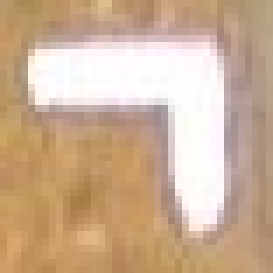
#> input picture Template images/crop2.JPG, 39 x 39 px, found by its file name (shown 7 times larger)
$ python MultipleGCP-TemplateMatching.py
#> lines starting #> are read from the running program, lines starting #| are printed output that depends on the picture
#!/usr/bin/env python3
# -*- coding: utf-8 -*-
"""
Created on Mon Mar 18 22:29:26 2019

@author: pankhuri
"""

import cv2
import numpy as np
import glob
import imutils
import csv

#open the template as gray scale image
template = cv2.imread('crop2.JPG', 0)
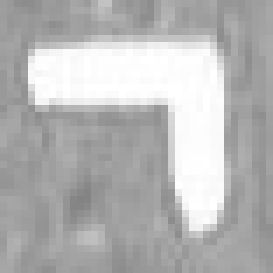
#> template: shape (39, 39) (shown 7 times larger); min 131, max 255, mean 181.3
width, height = template.shape[:2] #get the width and height
#> width = 39; height = 39
filenum = 0

out = [] #array for storing location points
out1= [] #array for storing filename

for filename in glob.glob('*.JPG'):
    filenum += 1
    #open the main image and convert it to gray scale image
    main_image = cv2.imread(filename)
    gray_image = cv2.cvtColor(main_image, cv2.COLOR_BGR2GRAY)

    for scale in np.linspace(0.2, 1.0, 20)[::-1]:
       #resize the image and store the ratio
       resized_img = imutils.resize(gray_image, width = int(gray_image.shape[1] * scale))
       ratio = gray_image.shape[1] / float(resized_img.shape[1])
       if resized_img.shape[0] < height or resized_img.shape[1] < width:
          break
       #Convert to edged image for checking
       #e = cv2.Canny(resized_img, 10, 25)

    #match the template using cv2.matchTemplate
       match = cv2.matchTemplate(resized_img, template, cv2.TM_CCOEFF_NORMED)
       threshold = 0.8
       position = np.where(match >= threshold) #get the location of template in the image
       for point in zip(*position[::-1]):
       #draw the rectangle around the matched template
       #cv2.rectangle(main_image, point, (point[0] + width, point[1] + height), (0, 204, 153), 0)
       #print(point[0],point[1])
          a = np.asarray([ point[0], point[1] ])/10 #divided by 10 to avoid closer points for later
          out.append(a)
          filnum_array = np.array(filename)
          out1.append(filnum_array)

    #unique = np.unique(out)*10


arr_num = np.array(out)
arr_str = np.array(out1)
combined=np.column_stack([arr_str,arr_num])
np.savetxt('gcploc.csv', combined, fmt='{0: ^{1}}'.format("%s", 12), delimiter=',',newline='\n',header ="Filename, GCPLocation (multiply by 10)")

## making data frame from csv file
#data = pd.read_csv("gcploc.csv")
## dropping ALL duplicte values
#data.drop_duplicates(subset ="First Name",keep = False, inplace = True)
#
## displaying data
with open('gcploc.csv') as f:
  data = list(csv.reader(f))
  new_data = [a for i, a in enumerate(data) if a not in data[:i]]
  with open('finalGCPLOCS.csv', 'w') as t:
     write = csv.writer(t)
     write.writerows(new_data)
